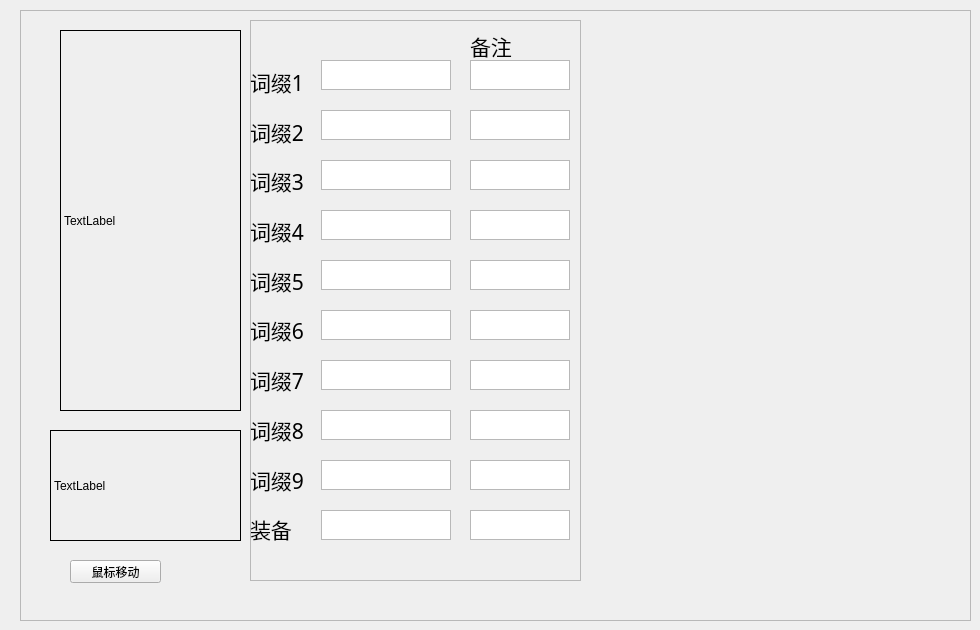
    <widget class="QWidget" name="tab_2">
     <attribute name="title">
      <string>Tab 2</string>
     </attribute>
     <widget class="QFrame" name="frame_5">
      <property name="geometry">
       <rect>
        <x>20</x>
        <y>10</y>
        <width>951</width>
        <height>611</height>
       </rect>
      </property>
      <property name="frameShape">
       <enum>QFrame::StyledPanel</enum>
      </property>
      <property name="frameShadow">
       <enum>QFrame::Raised</enum>
      </property>
      <widget class="QPushButton" name="pushButton_8">
       <property name="geometry">
        <rect>
         <x>50</x>
         <y>550</y>
         <width>91</width>
         <height>23</height>
        </rect>
       </property>
       <property name="text">
        <string>鼠标移动</string>
       </property>
      </widget>
      <widget class="QLabel" name="label_20">
       <property name="geometry">
        <rect>
         <x>40</x>
         <y>20</y>
         <width>181</width>
         <height>381</height>
        </rect>
       </property>
       <property name="frameShape">
        <enum>QFrame::Box</enum>
       </property>
       <property name="text">
        <string>TextLabel</string>
       </property>
      </widget>
      <widget class="QFrame" name="frame_4">
       <property name="geometry">
        <rect>
         <x>230</x>
         <y>10</y>
         <width>331</width>
         <height>561</height>
        </rect>
       </property>
       <property name="frameShape">
        <enum>QFrame::StyledPanel</enum>
       </property>
       <property name="frameShadow">
        <enum>QFrame::Raised</enum>
       </property>
       <widget class="QWidget" name="layoutWidget_2">
        <property name="geometry">
         <rect>
          <x>71</x>
          <y>40</y>
          <width>141</width>
          <height>491</height>
         </rect>
        </property>
        <layout class="QVBoxLayout" name="verticalLayout_3">
         <property name="spacing">
          <number>20</number>
         </property>
         <property name="sizeConstraint">
          <enum>QLayout::SetFixedSize</enum>
         </property>
         <item>
          <widget class="QPlainTextEdit" name="mod1_2">
           <property name="sizePolicy">
            <sizepolicy hsizetype="Fixed" vsizetype="Fixed">
             <horstretch>0</horstretch>
             <verstretch>0</verstretch>
            </sizepolicy>
           </property>
           <property name="maximumSize">
            <size>
             <width>130</width>
             <height>30</height>
            </size>
           </property>
          </widget>
         </item>
         <item>
          <widget class="QPlainTextEdit" name="mod2_2">
           <property name="enabled">
            <bool>true</bool>
           </property>
           <property name="sizePolicy">
            <sizepolicy hsizetype="Fixed" vsizetype="Fixed">
             <horstretch>0</horstretch>
             <verstretch>0</verstretch>
            </sizepolicy>
           </property>
           <property name="maximumSize">
            <size>
             <width>130</width>
             <height>30</height>
            </size>
           </property>
          </widget>
         </item>
         <item>
          <widget class="QPlainTextEdit" name="mod3_2">
           <property name="maximumSize">
            <size>
             <width>130</width>
             <height>30</height>
            </size>
           </property>
           <property name="baseSize">
            <size>
             <width>256</width>
             <height>30</height>
            </size>
           </property>
          </widget>
         </item>
         <item>
          <widget class="QPlainTextEdit" name="mod4_2">
           <property name="maximumSize">
            <size>
             <width>130</width>
             <height>30</height>
            </size>
           </property>
          </widget>
         </item>
         <item>
          <widget class="QPlainTextEdit" name="mod5_2">
           <property name="maximumSize">
            <size>
             <width>130</width>
             <height>30</height>
            </size>
           </property>
          </widget>
         </item>
         <item>
          <widget class="QPlainTextEdit" name="mod6_2">
           <property name="maximumSize">
            <size>
             <width>130</width>
             <height>30</height>
            </size>
           </property>
           <property name="plainText">
            <string/>
           </property>
          </widget>
         </item>
         <item>
          <widget class="QPlainTextEdit" name="mod7_2">
           <property name="maximumSize">
            <size>
             <width>130</width>
             <height>30</height>
            </size>
           </property>
           <property name="plainText">
            <string/>
           </property>
          </widget>
         </item>
         <item>
          <widget class="QPlainTextEdit" name="mod8_2">
           <property name="maximumSize">
            <size>
             <width>130</width>
             <height>30</height>
            </size>
           </property>
           <property name="plainText">
            <string/>
           </property>
          </widget>
         </item>
         <item>
          <widget class="QPlainTextEdit" name="mod9_2">
           <property name="maximumSize">
            <size>
             <width>130</width>
             <height>30</height>
            </size>
           </property>
           <property name="plainText">
            <string/>
           </property>
          </widget>
         </item>
         <item>
          <widget class="QPlainTextEdit" name="item_name_2">
           <property name="maximumSize">
            <size>
             <width>130</width>
             <height>30</height>
            </size>
           </property>
           <property name="plainText">
            <string/>
           </property>
          </widget>
         </item>
        </layout>
       </widget>
       <widget class="QWidget" name="layoutWidget_3">
        <property name="geometry">
         <rect>
          <x>0</x>
          <y>40</y>
          <width>61</width>
          <height>491</height>
         </rect>
        </property>
        <layout class="QVBoxLayout" name="verticalLayout_4">
         <item>
          <widget class="QLabel" name="label_25">
           <property name="font">
            <font>
             <family>Agency FB</family>
             <pointsize>16</pointsize>
            </font>
           </property>
           <property name="text">
            <string>词缀1</string>
           </property>
          </widget>
         </item>
         <item>
          <widget class="QLabel" name="label_26">
           <property name="font">
            <font>
             <family>Agency FB</family>
             <pointsize>16</pointsize>
            </font>
           </property>
           <property name="text">
            <string>词缀2</string>
           </property>
          </widget>
         </item>
         <item>
          <widget class="QLabel" name="label_27">
           <property name="font">
            <font>
             <family>Agency FB</family>
             <pointsize>16</pointsize>
            </font>
           </property>
           <property name="text">
            <string>词缀3</string>
           </property>
          </widget>
         </item>
         <item>
          <widget class="QLabel" name="label_28">
           <property name="font">
            <font>
             <family>Agency FB</family>
             <pointsize>16</pointsize>
            </font>
           </property>
           <property name="text">
            <string>词缀4</string>
           </property>
          </widget>
         </item>
         <item>
          <widget class="QLabel" name="label_29">
           <property name="font">
            <font>
             <family>Agency FB</family>
             <pointsize>16</pointsize>
            </font>
           </property>
           <property name="text">
            <string>词缀5</string>
           </property>
          </widget>
         </item>
         <item>
          <widget class="QLabel" name="label_30">
           <property name="font">
            <font>
             <family>Agency FB</family>
             <pointsize>16</pointsize>
            </font>
           </property>
           <property name="text">
            <string>词缀6</string>
           </property>
          </widget>
         </item>
         <item>
          <widget class="QLabel" name="label_31">
           <property name="font">
            <font>
             <family>Agency FB</family>
             <pointsize>16</pointsize>
            </font>
           </property>
           <property name="text">
            <string>词缀7</string>
           </property>
          </widget>
         </item>
         <item>
          <widget class="QLabel" name="label_32">
           <property name="font">
            <font>
             <family>Agency FB</family>
             <pointsize>16</pointsize>
            </font>
           </property>
           <property name="text">
            <string>词缀8</string>
           </property>
          </widget>
         </item>
         <item>
          <widget class="QLabel" name="label_33">
           <property name="font">
            <font>
             <family>Agency FB</family>
             <pointsize>16</pointsize>
            </font>
           </property>
           <property name="text">
            <string>词缀9</string>
           </property>
          </widget>
         </item>
         <item>
          <widget class="QLabel" name="label_34">
           <property name="font">
            <font>
             <family>Agency FB</family>
             <pointsize>16</pointsize>
            </font>
           </property>
           <property name="text">
            <string>装备</string>
           </property>
          </widget>
         </item>
        </layout>
       </widget>
       <widget class="QWidget" name="layoutWidget_9">
        <property name="geometry">
         <rect>
          <x>220</x>
          <y>40</y>
          <width>102</width>
          <height>491</height>
         </rect>
        </property>
        <layout class="QVBoxLayout" name="verticalLayout_10">
         <property name="spacing">
          <number>20</number>
         </property>
         <property name="sizeConstraint">
          <enum>QLayout::SetFixedSize</enum>
         </property>
         <item>
          <widget class="QPlainTextEdit" name="mod1_2_1">
           <property name="enabled">
            <bool>true</bool>
           </property>
           <property name="sizePolicy">
            <sizepolicy hsizetype="Fixed" vsizetype="Fixed">
             <horstretch>0</horstretch>
             <verstretch>0</verstretch>
            </sizepolicy>
           </property>
           <property name="minimumSize">
            <size>
             <width>100</width>
             <height>30</height>
            </size>
           </property>
           <property name="maximumSize">
            <size>
             <width>100</width>
             <height>30</height>
            </size>
           </property>
           <property name="plainText">
            <string/>
           </property>
          </widget>
         </item>
         <item>
          <widget class="QPlainTextEdit" name="mod2_2_1">
           <property name="enabled">
            <bool>true</bool>
           </property>
           <property name="sizePolicy">
            <sizepolicy hsizetype="Fixed" vsizetype="Fixed">
             <horstretch>0</horstretch>
             <verstretch>0</verstretch>
            </sizepolicy>
           </property>
           <property name="minimumSize">
            <size>
             <width>100</width>
             <height>30</height>
            </size>
           </property>
           <property name="maximumSize">
            <size>
             <width>100</width>
             <height>30</height>
            </size>
           </property>
           <property name="plainText">
            <string/>
           </property>
          </widget>
         </item>
         <item>
          <widget class="QPlainTextEdit" name="mod3_2_1">
           <property name="sizePolicy">
            <sizepolicy hsizetype="Fixed" vsizetype="Fixed">
             <horstretch>0</horstretch>
             <verstretch>0</verstretch>
            </sizepolicy>
           </property>
           <property name="minimumSize">
            <size>
             <width>100</width>
             <height>30</height>
            </size>
           </property>
           <property name="maximumSize">
            <size>
             <width>100</width>
             <height>30</height>
            </size>
           </property>
           <property name="baseSize">
            <size>
             <width>256</width>
             <height>30</height>
            </size>
           </property>
           <property name="plainText">
            <string/>
           </property>
          </widget>
         </item>
         <item>
          <widget class="QPlainTextEdit" name="mod4_2_1">
           <property name="maximumSize">
            <size>
             <width>100</width>
             <height>30</height>
            </size>
           </property>
          </widget>
         </item>
         <item>
          <widget class="QPlainTextEdit" name="mod5_2_1">
           <property name="maximumSize">
            <size>
             <width>100</width>
             <height>30</height>
            </size>
           </property>
          </widget>
         </item>
         <item>
          <widget class="QPlainTextEdit" name="mod6_2_1">
           <property name="maximumSize">
            <size>
             <width>100</width>
             <height>30</height>
            </size>
           </property>
           <property name="plainText">
            <string/>
           </property>
          </widget>
         </item>
         <item>
          <widget class="QPlainTextEdit" name="mod7_2_1">
           <property name="maximumSize">
            <size>
             <width>100</width>
             <height>30</height>
            </size>
           </property>
           <property name="plainText">
            <string/>
           </property>
          </widget>
         </item>
         <item>
          <widget class="QPlainTextEdit" name="mod8_2_1">
           <property name="maximumSize">
            <size>
             <width>100</width>
             <height>30</height>
            </size>
           </property>
           <property name="plainText">
            <string/>
           </property>
          </widget>
         </item>
         <item>
          <widget class="QPlainTextEdit" name="mod9_2_1">
           <property name="maximumSize">
            <size>
             <width>100</width>
             <height>30</height>
            </size>
           </property>
           <property name="plainText">
            <string/>
           </property>
          </widget>
         </item>
         <item>
          <widget class="QPlainTextEdit" name="item_name_2_1">
           <property name="maximumSize">
            <size>
             <width>100</width>
             <height>30</height>
            </size>
           </property>
           <property name="plainText">
            <string/>
           </property>
          </widget>
         </item>
        </layout>
       </widget>
       <widget class="QLabel" name="label_70">
        <property name="geometry">
         <rect>
          <x>220</x>
          <y>10</y>
          <width>61</width>
          <height>31</height>
         </rect>
        </property>
        <property name="font">
         <font>
          <family>Agency FB</family>
          <pointsize>16</pointsize>
         </font>
        </property>
        <property name="text">
         <string>备注</string>
        </property>
       </widget>
      </widget>
      <widget class="QLabel" name="label_68">
       <property name="geometry">
        <rect>
         <x>30</x>
         <y>420</y>
         <width>191</width>
         <height>111</height>
        </rect>
       </property>
       <property name="frameShape">
        <enum>QFrame::Box</enum>
       </property>
       <property name="text">
        <string>TextLabel</string>
       </property>
       <property name="wordWrap">
        <bool>true</bool>
       </property>
      </widget>
     </widget>
    </widget>
